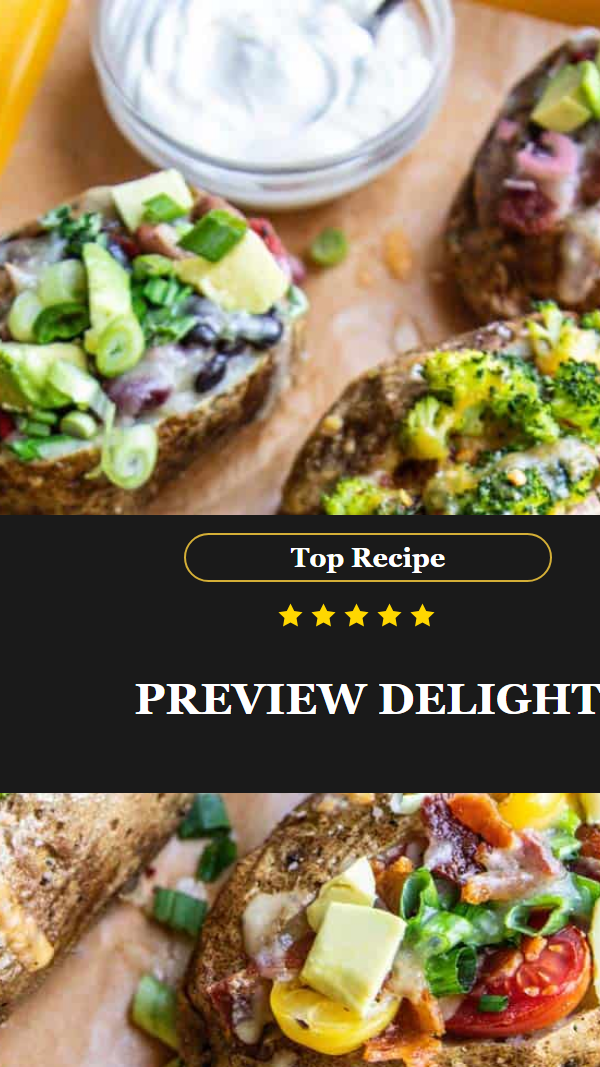
#> input picture pin_generator/generators/templates/template_1.png, 600 x 1067 px
$ python -i imagine.py   (imports and definitions only)
#> lines starting #> are read from the running program, lines starting #| are printed output that depends on the picture
"""Midjourney image generation via UseAPI. Inspired by C1-MultiDomain A.3-IMAGINE."""
import os
import time
import uuid
import logging
import threading
import requests
from io import BytesIO

try:
    from PIL import Image
except ImportError:
    Image = None

from config import (
    MIDJOURNEY_API_TOKEN,
    MIDJOURNEY_CHANNEL_ID,
    USEAPI_BASE_URL,
)
import r2_upload

IMAGINE_ENDPOINT = f"{USEAPI_BASE_URL.rstrip('/')}/jobs/imagine"
JOB_STATUS_ENDPOINT = f"{USEAPI_BASE_URL.rstrip('/')}/jobs"
HEADERS = {"Authorization": f"Bearer {MIDJOURNEY_API_TOKEN}", "Content-Type": "application/json"}
MAX_JOB_SECONDS = 900
POLL_DELAY_S = 5

log = logging.getLogger(__name__)

# ── Multi-channel cooldown tracker ──────────────────────────────────────
# When a channel errors, it is "cooled down" for CHANNEL_COOLDOWN_ROUNDS
# successful uses of OTHER channels before it is tried again.
CHANNEL_COOLDOWN_ROUNDS = 3
_channel_cooldown_lock = threading.Lock()
# {channel_id: remaining_cooldown_count}
_channel_cooldowns: dict[str, int] = {}


# [28 lines left out: functions _sleep_before_imagine_request, _normalize_prompt, download_image, not called in this run]


def split_midjourney_grid(image) -> list:
    """Split 2x2 grid into 4 images: TL, TR, BL, BR -> [img1, img2, img3, img4]."""
    w, h = image.size
    if w != h:
        raise ValueError(f"Expected square image, got {w}x{h}")
    half = w // 2
    return [
        image.crop((0, 0, half, half)),
        image.crop((half, 0, w, half)),
        image.crop((0, half, half, h)),
        image.crop((half, half, w, h)),
    ]


# [22 lines left out: functions _r2_put, flip_image_vertical_and_upload, flip_image_horizontal_and_upload, not called in this run]


def _append_ar(prompt: str, ar: str = "1:1") -> str:
    suffix = f" --ar {ar.strip()}"
    return prompt if suffix in prompt else (prompt + suffix)


# [328 lines left out: functions create_imagine_task, poll_job, _get_grid_url, _extract_useapi_urls, process_grid_to_r2, generate_4_images and 5 more, not called in this run]

>>> import cv2
>>> picture = cv2.imread('../pin_generator/generators/templates/template_1.png', cv2.IMREAD_GRAYSCALE)
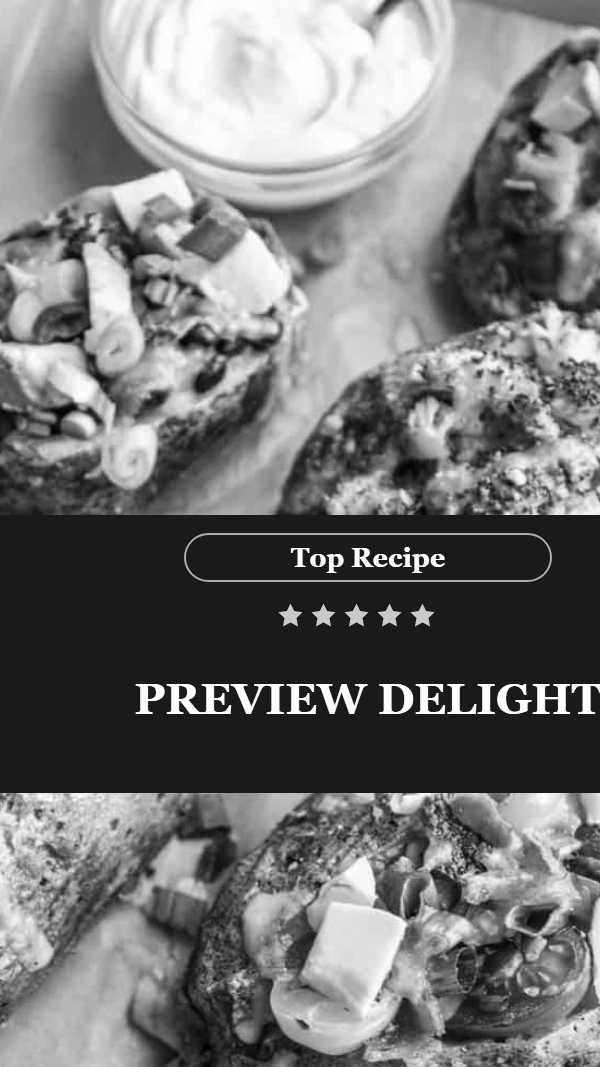
#> picture: shape (1067, 600); min 0, max 255, mean 117.9
#> (the run stopped early here; a loop or call above may not have finished)

$ run again, on pin_generator/generators/templates/template_10.png
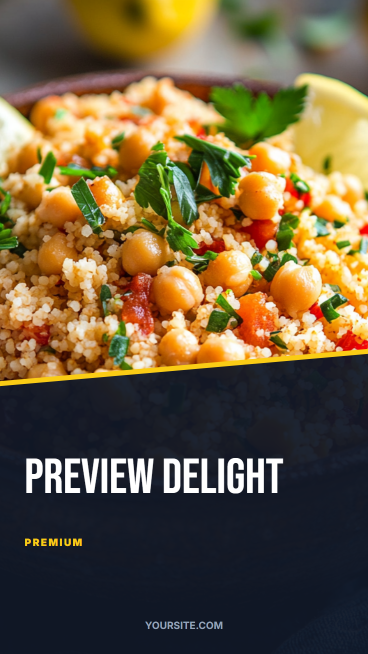
#> input picture pin_generator/generators/templates/template_10.png, 736 x 1308 px (shown at 1/2 size)
#> `picture = cv2.imread('../pin_generator/generators/templates/template_1..`:
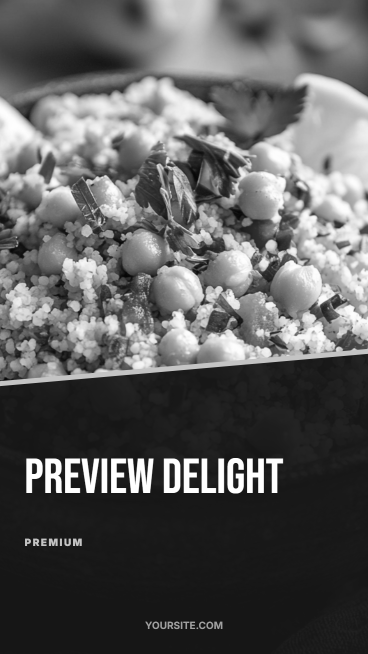
#> picture: shape (1308, 736) (shown at 1/2 size); min 4, max 255, mean 93.1

$ run again, on pin_generator/generators/templates/template_11.png
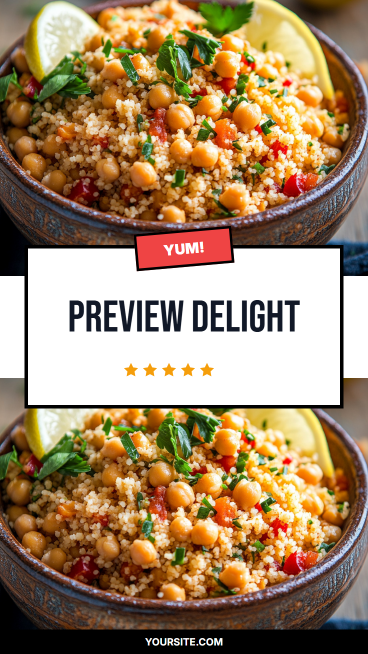
#> input picture pin_generator/generators/templates/template_11.png, 736 x 1308 px (shown at 1/2 size)
#> `picture = cv2.imread('../pin_generator/generators/templates/template_1..`:
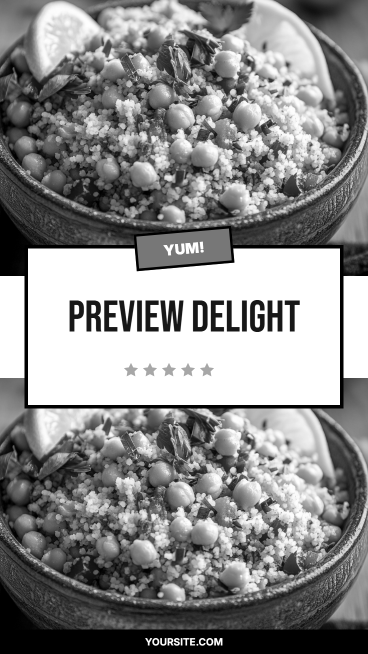
#> picture: shape (1308, 736) (shown at 1/2 size); min 0, max 255, mean 138.1

$ run again, on pin_generator/generators/templates/template_12.png
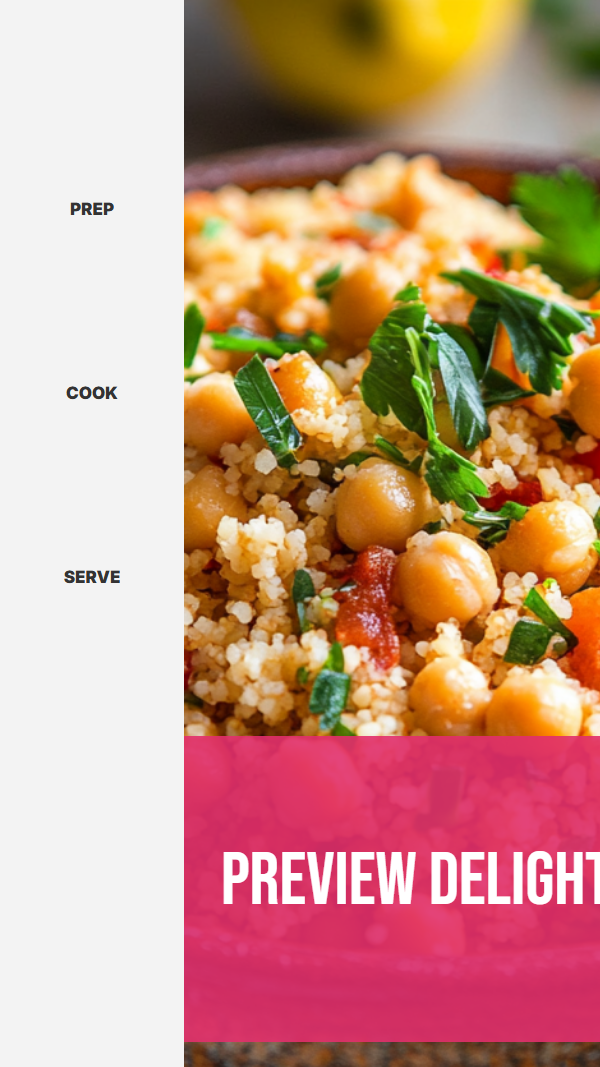
#> input picture pin_generator/generators/templates/template_12.png, 600 x 1067 px
#> `picture = cv2.imread('../pin_generator/generators/templates/template_1..`:
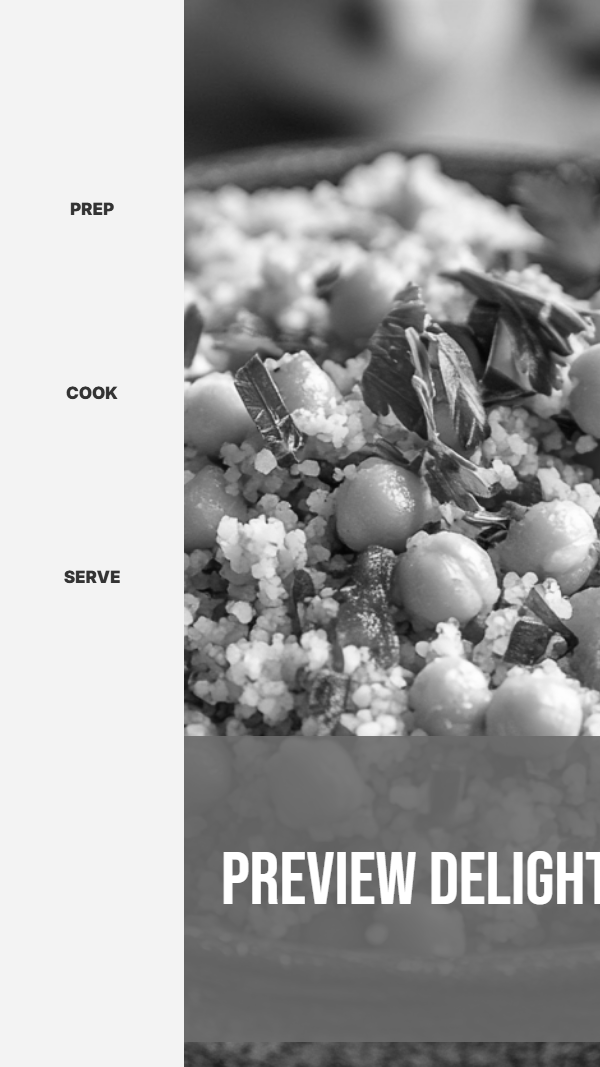
#> picture: shape (1067, 600); min 4, max 255, mean 161.1
